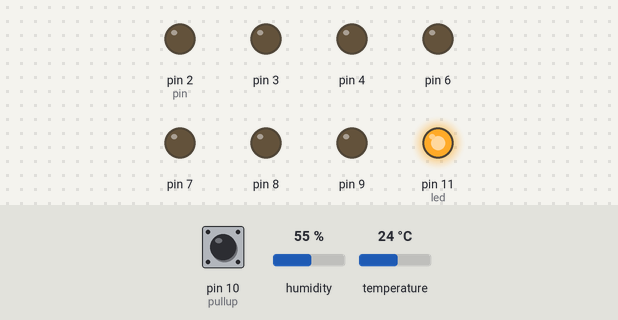
A sketch run on a simulated Arduino Uno, built with avr-gcc and run on an emulated ATmega328P. Parts: output pins drawn as LEDs (lit = HIGH). The inputs (shaded band) are chosen by the test bench; at power-on: pin 10 (pullup) HIGH, humidity 55 %, temperature 24 °C. What the sketch prints to the serial monitor is not drawn.

Above: at 1.2 s.
1.3 s: pin 10 (pullup) pulled LOW for 0.15 s
At 2.1 s:
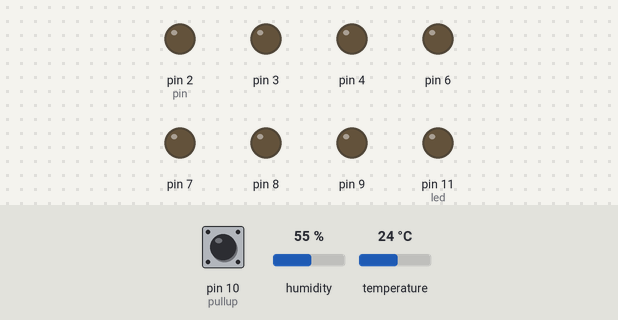
At 8.6 s:
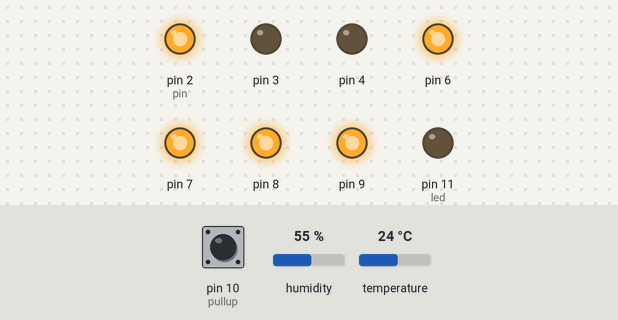
Timing chart, 0 to 43.0 s (numbered marks = the images above; inputs shaded):
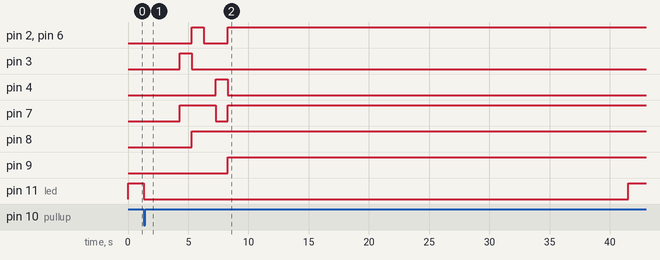

The sketch:

Internal.ino
```cpp
// Write a program on pull up button press and event start the seven segment counter by 5,4,3,2,1 then start the taking 10 records on dht11 and perform the average temp of humidity and print that on serial.

#include "DHT.h"
#define DHTPIN 12
#define DHTTYPE DHT11

float hsum = 0, havg = 0, tsum = 0, tavg = 0;
int pullup = 10, led = 11;
float h, t;

int num_array[5][7] = {
  { 1, 0, 0, 1, 1, 1, 1 },
  { 0, 0, 1, 0, 0, 1, 0 },
  { 0, 0, 0, 0, 1, 1, 0 },
  { 1, 0, 0, 1, 1, 1, 0 },
  { 0, 1, 0, 0, 1, 0, 0 }
};

DHT dht(DHTPIN, DHT11);

void num_write(int);

void setup() {
  pinMode(pullup, INPUT_PULLUP);
  pinMode(led, OUTPUT);
  pinMode(2, OUTPUT);
  pinMode(3, OUTPUT);
  pinMode(4, OUTPUT);
  pinMode(6, OUTPUT);
  pinMode(7, OUTPUT);
  pinMode(8, OUTPUT);
  pinMode(9, OUTPUT);
  Serial.begin(9600);
}

void temp() {
  for (int i = 0; i < 10; i++) {
    h = dht.readHumidity();
    Serial.print(h);
    hsum += h;
    t = dht.readTemperature();
    Serial.print(t);
    tsum += t;
    delay(3000);
  }

  havg = hsum / 10;
  tavg = tsum / 10;
  Serial.println("Average of Temperature");
  Serial.print(tavg);
  Serial.println("Average of Humidity");
  Serial.print(havg);
}

void num_write(int number) {
  int pin = 2;
  for (int k = 0; k < 7; k++) {
    if (pin == 5) {
      pin++;
    }
    digitalWrite(pin, num_array[number][k]);
    pin++;
  }
}

void counter() {
  digitalWrite(led, LOW);
  delay(2000);
  for (int j = 5; j > 0; j--) {
    delay(1000);
    num_write(j - 1);
  }
  delay(3000);
  temp();
  exit;
}

void loop() {
  if (digitalRead(pullup) == LOW) {
    counter();
  } else {
    digitalWrite(led, HIGH);
  }
}
```

Measured:
- after the input at 1.3 s, pin 2 (pin), pin 6: LOW → HIGH after 4.0 s, → LOW 1.0 s later, → HIGH 2.0 s later; pin 3: LOW → HIGH after 3.0 s, → LOW 1.0 s later; pin 4: LOW → HIGH after 6.0 s, → LOW 1.0 s later; pin 7: LOW → HIGH after 3.0 s, → LOW 3.0 s later, → HIGH 1.0 s later; pin 8: LOW → HIGH after 4.0 s
